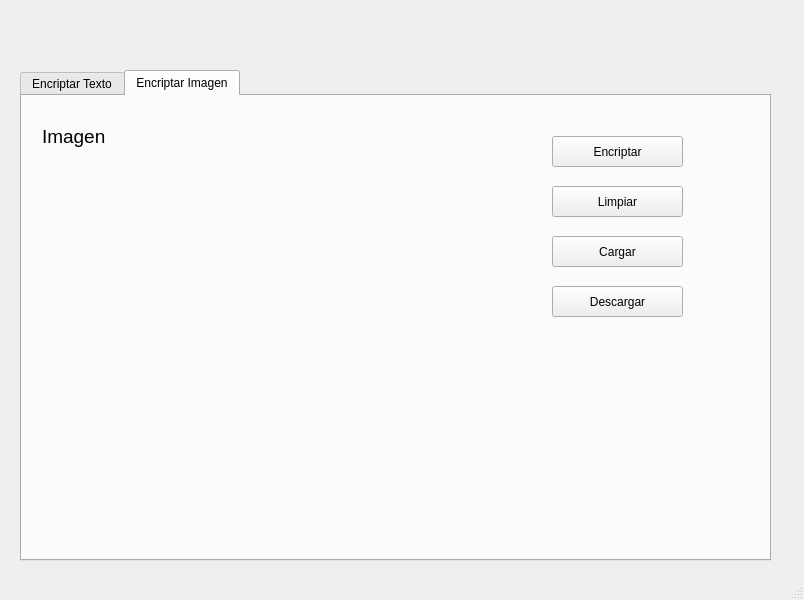
<?xml version="1.0" encoding="UTF-8"?>
<ui version="4.0">
 <class>FrmEncriptar</class>
 <widget class="QMainWindow" name="FrmEncriptar">
  <property name="geometry">
   <rect>
    <x>0</x>
    <y>0</y>
    <width>804</width>
    <height>600</height>
   </rect>
  </property>
  <property name="windowTitle">
   <string>MainWindow</string>
  </property>
  <property name="toolButtonStyle">
   <enum>Qt::ToolButtonIconOnly</enum>
  </property>
  <widget class="QWidget" name="centralwidget">
   <widget class="QTabWidget" name="tabWidget">
    <property name="geometry">
     <rect>
      <x>20</x>
      <y>70</y>
      <width>751</width>
      <height>491</height>
     </rect>
    </property>
    <property name="currentIndex">
     <number>1</number>
    </property>
    <property name="elideMode">
     <enum>Qt::ElideMiddle</enum>
    </property>
    <widget class="QWidget" name="tab">
     <attribute name="title">
      <string>Encriptar Texto</string>
     </attribute>
     <widget class="QLabel" name="lblTextoencriptado">
      <property name="geometry">
       <rect>
        <x>20</x>
        <y>240</y>
        <width>211</width>
        <height>20</height>
       </rect>
      </property>
      <property name="font">
       <font>
        <pointsize>14</pointsize>
       </font>
      </property>
      <property name="text">
       <string>Mensaje Encriptado</string>
      </property>
     </widget>
     <widget class="QLabel" name="lblMensajeEncriptado">
      <property name="geometry">
       <rect>
        <x>10</x>
        <y>270</y>
        <width>531</width>
        <height>171</height>
       </rect>
      </property>
      <property name="font">
       <font>
        <pointsize>14</pointsize>
       </font>
      </property>
      <property name="text">
       <string/>
      </property>
     </widget>
     <widget class="QPlainTextEdit" name="txtMensaje">
      <property name="geometry">
       <rect>
        <x>10</x>
        <y>40</y>
        <width>531</width>
        <height>191</height>
       </rect>
      </property>
     </widget>
     <widget class="QLabel" name="lblTextoPlano">
      <property name="geometry">
       <rect>
        <x>10</x>
        <y>10</y>
        <width>111</width>
        <height>20</height>
       </rect>
      </property>
      <property name="font">
       <font>
        <pointsize>14</pointsize>
       </font>
      </property>
      <property name="text">
       <string>Mensaje </string>
      </property>
     </widget>
     <widget class="QPushButton" name="btnEncriptar">
      <property name="geometry">
       <rect>
        <x>580</x>
        <y>42</y>
        <width>131</width>
        <height>31</height>
       </rect>
      </property>
      <property name="text">
       <string>Encriptar</string>
      </property>
      <property name="icon">
       <iconset>
        <normaloff>imagenes/encriptado.png</normaloff>imagenes/encriptado.png</iconset>
      </property>
     </widget>
     <widget class="QPushButton" name="btnLimpiar">
      <property name="geometry">
       <rect>
        <x>580</x>
        <y>92</y>
        <width>131</width>
        <height>31</height>
       </rect>
      </property>
      <property name="text">
       <string>Limpiar</string>
      </property>
      <property name="icon">
       <iconset>
        <normaloff>imagenes/limpiar.png</normaloff>imagenes/limpiar.png</iconset>
      </property>
     </widget>
     <widget class="QPushButton" name="btnCargar">
      <property name="geometry">
       <rect>
        <x>580</x>
        <y>142</y>
        <width>131</width>
        <height>31</height>
       </rect>
      </property>
      <property name="text">
       <string>Cargar</string>
      </property>
      <property name="icon">
       <iconset>
        <normaloff>imagenes/cargando.png</normaloff>imagenes/cargando.png</iconset>
      </property>
     </widget>
     <widget class="QPushButton" name="btnDescargar">
      <property name="geometry">
       <rect>
        <x>580</x>
        <y>190</y>
        <width>131</width>
        <height>31</height>
       </rect>
      </property>
      <property name="text">
       <string>Descargar</string>
      </property>
      <property name="icon">
       <iconset>
        <normaloff>imagenes/descargar.png</normaloff>imagenes/descargar.png</iconset>
      </property>
     </widget>
    </widget>
    <widget class="QWidget" name="Imagen">
     <attribute name="title">
      <string>Encriptar Imagen</string>
     </attribute>
     <widget class="QLabel" name="label">
      <property name="geometry">
       <rect>
        <x>20</x>
        <y>20</y>
        <width>121</width>
        <height>41</height>
       </rect>
      </property>
      <property name="font">
       <font>
        <pointsize>14</pointsize>
       </font>
      </property>
      <property name="text">
       <string>Imagen</string>
      </property>
     </widget>
     <widget class="QLabel" name="lblimagen_2">
      <property name="geometry">
       <rect>
        <x>20</x>
        <y>90</y>
        <width>461</width>
        <height>111</height>
       </rect>
      </property>
      <property name="text">
       <string/>
      </property>
     </widget>
     <widget class="QPushButton" name="btnEncriptar_2">
      <property name="geometry">
       <rect>
        <x>530</x>
        <y>40</y>
        <width>131</width>
        <height>31</height>
       </rect>
      </property>
      <property name="text">
       <string>Encriptar</string>
      </property>
      <property name="icon">
       <iconset>
        <normaloff>imagenes/encriptado.png</normaloff>imagenes/encriptado.png</iconset>
      </property>
     </widget>
     <widget class="QPushButton" name="btnLimpiar_2">
      <property name="geometry">
       <rect>
        <x>530</x>
        <y>90</y>
        <width>131</width>
        <height>31</height>
       </rect>
      </property>
      <property name="text">
       <string>Limpiar</string>
      </property>
      <property name="icon">
       <iconset>
        <normaloff>imagenes/limpiar.png</normaloff>imagenes/limpiar.png</iconset>
      </property>
     </widget>
     <widget class="QPushButton" name="btnCargar_2">
      <property name="geometry">
       <rect>
        <x>530</x>
        <y>140</y>
        <width>131</width>
        <height>31</height>
       </rect>
      </property>
      <property name="text">
       <string>Cargar</string>
      </property>
      <property name="icon">
       <iconset>
        <normaloff>imagenes/cargando.png</normaloff>imagenes/cargando.png</iconset>
      </property>
     </widget>
     <widget class="QPushButton" name="btnDescargar_2">
      <property name="geometry">
       <rect>
        <x>530</x>
        <y>190</y>
        <width>131</width>
        <height>31</height>
       </rect>
      </property>
      <property name="text">
       <string>Descargar</string>
      </property>
      <property name="icon">
       <iconset>
        <normaloff>imagenes/descargar.png</normaloff>imagenes/descargar.png</iconset>
      </property>
     </widget>
    </widget>
   </widget>
  </widget>
  <widget class="QMenuBar" name="menubar">
   <property name="geometry">
    <rect>
     <x>0</x>
     <y>0</y>
     <width>804</width>
     <height>26</height>
    </rect>
   </property>
  </widget>
  <widget class="QStatusBar" name="statusbar"/>
 </widget>
 <resources/>
 <connections/>
</ui>
